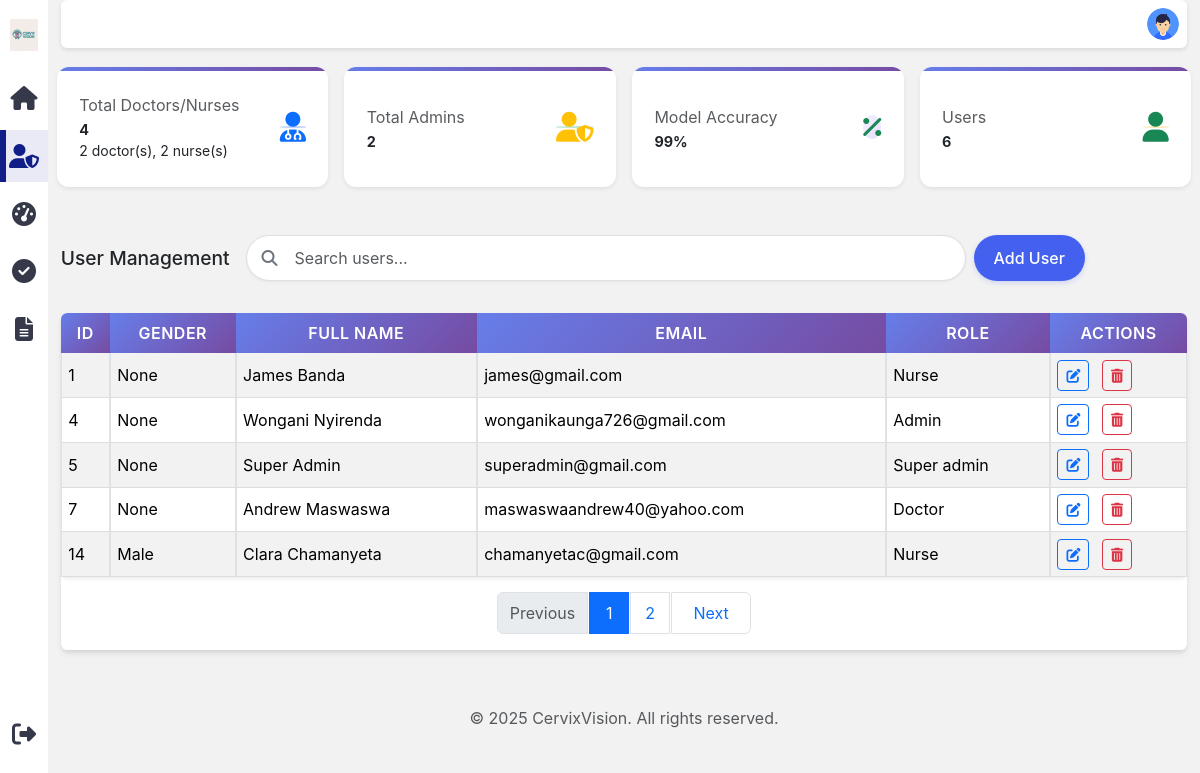
Before: /user-management/admin-dashboard (signed in) with the older database file.
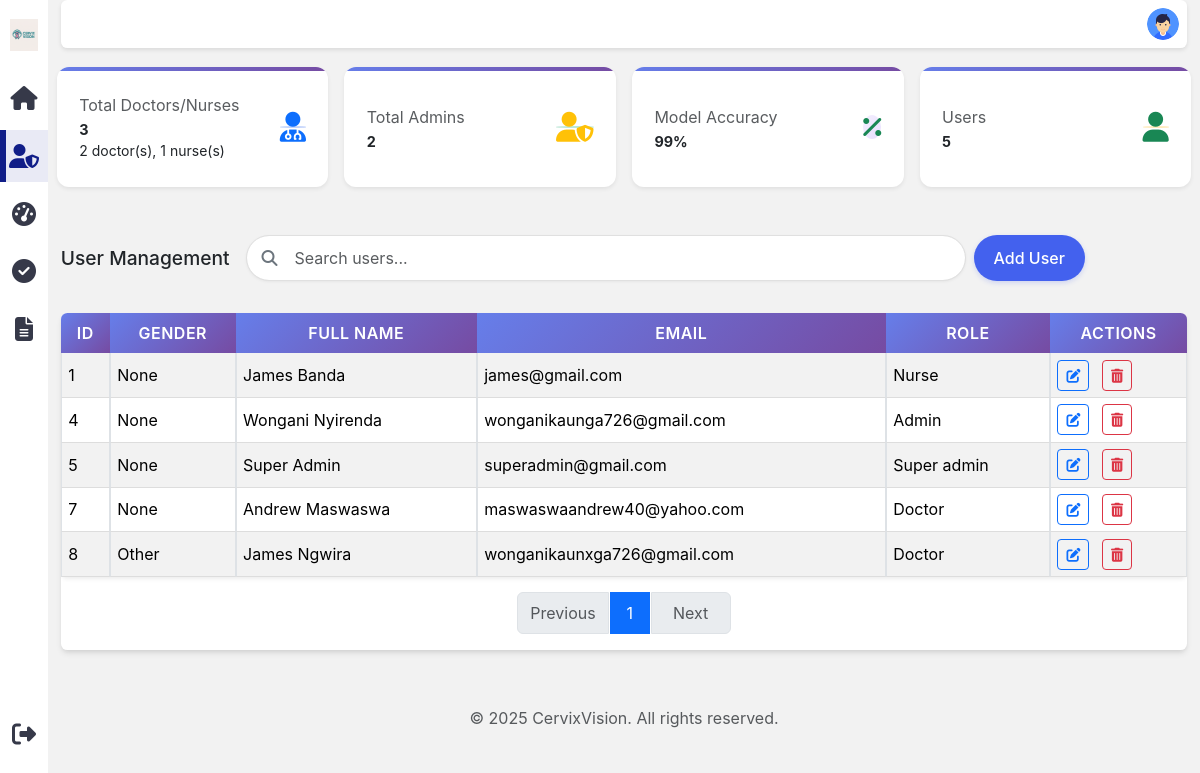
After: the same page with the newer database file.
### appPackage/models.py (models this page shows, shortened)
class User(db.Model, UserMixin):
    __tablename__ = "users"
    id = db.Column(db.Integer, primary_key=True)
    f_name = db.Column(db.String(120), nullable=False)
    surname = db.Column(db.String(120), nullable=False)
    email = db.Column(db.String(120), unique=True, nullable=False)
    password_hash = db.Column(db.String(128), nullable=False)
    role = db.Column(db.String(20), default="user")
    gender = db.Column(db.String(10), nullable=True)  # Optional field
    date_joined = db.Column(db.DateTime, default=datetime.now())
    predictions = db.relationship(
        "Prediction", backref="user", lazy=True, cascade="all, delete-orphan"
    )
    feedbacks = db.relationship(
        "Feedback", backref="user", lazy=True, cascade="all, delete-orphan"
    )

### appPackage/user_management/routes.py (the view)
@user_management.route("/admin-dashboard", methods=["GET", "POST"])
@login_required
@role_required("admin", "super admin")
def admin():
    title = "Admin Panel"
    counts = db.session.query(
        func.sum(case((User.role.in_(["doctor", "nurse"]), 1), else_=0)).label(
            "doctor_nurse_count"
        ),
        func.sum(case((User.role.in_(["admin", "super admin"]), 1), else_=0)).label(
            "admin_superadmin_count"
        ),
        func.count(User.id).label("total_users"),
    ).first()
    role_counts = (
        db.session.query(User.role, func.count(User.id)).group_by(User.role).all()
    )
    stats = {
        "doctor_nurse_count": counts.doctor_nurse_count or 0,
        "admin_superadmin_count": counts.admin_superadmin_count or 0,
        "total_users": counts.total_users or 0,
        "role_counts": dict(role_counts),
        "doctor_count": next(
            (count for role, count in role_counts if role == "doctor"), 0
        ),
        "nurse_count": next(
            (count for role, count in role_counts if role == "nurse"), 0
        ),
        "admin_count": next(
            (count for role, count in role_counts if role == "admin"), 0
        ),
        "super_admin_count": next(
            (count for role, count in role_counts if role == "super admin"), 0
        ),
    }
    try:
        page = request.args.get("page", 1, type=int)
        users = User.query.paginate(page=page, per_page=5, error_out=False)
        if page > users.pages and users.pages > 0:
            return redirect(url_for("user_management.admin", page=users.pages))
        if users.total == 0 and page > 1:
            return redirect(url_for("user_management.admin", page=1))
    except Exception as e:
        print(f"Error in admin dashboard: {str(e)}")
        users = User.query.paginate(page=1, per_page=5, error_out=False)
        flash("An error occurred while loading the admin dashboard", "error")
    return render_template(
        "user_management/admin_panel.html", title=title, users=users, stats=stats
    )

### appPackage/models.py (called while the page is built)
@login.user_loader
def loadUser(id):
    return User.query.get(int(id))

### appPackage/user_management/routes.py (called while the page is built)
def role_required(*roles):
    def wrapper(fn):
        @wraps(fn)
        def decorated_view(*args, **kwargs):
            if current_user.role not in roles:
                abort(403)
            return fn(*args, **kwargs)
        return decorated_view
    return wrapper

### appPackage/templates/user_management/admin_panel.html (shortened to what this page needs)
<!DOCTYPE html>
<html lang="en">
  <head>
    <link
      rel="stylesheet"
      href="{{url_for('static', filename='css/fontawesome.css')}}"
    />
    <link
      rel="stylesheet"
      href="{{url_for('static', filename='css/brands.css')}}"
    />
    <link
      rel="stylesheet"
      href="{{url_for('static', filename='css/solid.css')}}"
    />
    <link
      rel="stylesheet"
      href="{{url_for('static', filename='bootstrap/css/bootstrap.min.css')}}"
    />
    <link
      rel="stylesheet"
      href="{{url_for('static', filename='admin_panel.css')}}"
    />
  </head>
  <body class="dark-mode">
    <div class="container">
      <aside>
        <div class="top">
          <a href="{{url_for('main.home')}}"
            ><div class="logo">
              <img
                src="{{url_for('static', filename='CervixVision.png')}}"
                alt="icon"
              />
            </div></a
          >
        </div>
        <div class="sidebar">
          {% if current_user.is_authenticated %} {% if current_user.role in
          ['admin', 'super admin', 'doctor']%}
          <a href="{{url_for('main.home')}}">
            <i class="fas fa-home"></i>
          </a>
          {%if current_user.role in ['admin', 'super admin']%}
          <a href="{{url_for('user_management.admin')}}">
            <i class="fas fa-user-shield"></i>
          </a>
          {%endif%}
          <a href="{{url_for('main.dashboard')}}">
            <i class="fas fa-tachometer-alt"></i>
          </a>
          <a href="{{url_for('main.result_generation')}}">
            <i class="fas fa-check-circle"></i>
          </a>
          {% if current_user.role in ['admin', 'super admin'] %}
          <a href="{{url_for('main.reports')}}">
            <i class="fas fa-file-alt"></i>
          </a>
          {% endif %}
          <a href="{{url_for('auth.logout')}}">
            <i class="fas fa-sign-out-alt"></i>
          </a>
          {% endif %} {% else %}
          <a href="{{url_for('auth.login')}}"> Login </a>
          {% endif %}
        </div>
      </aside>
      <main>
        <div class="right">
          <div class="top">
            <div class="profile-pic">
              <img
                src="{{url_for('static', filename='/profile_pictures/user.png')}}"
                alt="pic"
              />
            </div>
          </div>
        <div class="row g-4 mb-4 metrics-cards">
          <div class="col-12 col-sm-6 col-md-6 col-lg-3">
            <div class="card metric-card shadow-sm border-0">
              <div
                class="card-body d-flex justify-content-between align-items-center"
              >
                <div>
                  <p class="text-muted mb-1">Total Doctors/Nurses</p>
                  <h4 class="fw-bold mb-0">{{ stats.doctor_nurse_count }}</h4>
                  <small>{{ stats.doctor_count }} doctor(s), {{ stats.nurse_count }} nurse(s)</small>
                </div>
                <div class="icon-circle bg-primary-subtle text-primary">
                  <i class="fas fa-user-md fa-lg"></i>
                </div>
              </div>
            </div>
          </div>
          <div class="col-12 col-sm-6 col-md-6 col-lg-3">
            <div class="card metric-card shadow-sm border-0">
              <div
                class="card-body d-flex justify-content-between align-items-center"
              >
                <div>
                  <p class="text-muted mb-1">Total Admins</p>
                  <h4 class="fw-bold mb-0">{{ stats.admin_superadmin_count }}</h4>
                </div>
                <div class="icon-circle bg-success-subtle text-warning">
                  <i class="fas fa-user-shield fa-lg"></i>
                </div>
              </div>
            </div>
          </div>
          <div class="col-12 col-sm-6 col-md-6 col-lg-3">
            <div class="card metric-card shadow-sm border-0">
              <div
                class="card-body d-flex justify-content-between align-items-center"
              >
                <div>
                  <p class="text-muted mb-1">Model Accuracy</p>
                  <h4 class="fw-bold mb-0">99%</h4>
                </div>
                <div class="icon-circle bg-purple-subtle text-success">
                  <i class="fas fa-percentage"></i>
                </div>
              </div>
            </div>
          </div>
          <div class="col-12 col-sm-6 col-md-6 col-lg-3">
            <div class="card metric-card shadow-sm border-0">
              <div
                class="card-body d-flex justify-content-between align-items-center"
              >
                <div>
                  <p class="text-muted mb-1">Users</p>
                  <h4 class="fw-bold mb-0">{{ stats.total_users }}</h4>
                </div>
                <div class="icon-circle bg-warning-subtle text-success">
                  <i class="fas fa-user fa-lg"></i>
                </div>
              </div>
            </div>
          </div>
        </div>
        <div class="d-flex justify-content-between align-items-center mb-2">
          <div class="user-management-header mb-2">
            <div class="d-flex flex-wrap align-items-center justify-content-between gap-3">
                <h3 class="mb-0 flex-shrink-0">User Management</h3>
                <div class="d-flex flex-grow-1 gap-2" style="min-width: 280px;">
                    <div class="search-container flex-grow-1 position-relative">
                        <i class="fas fa-search position-absolute top-50 start-0 translate-middle-y ms-3 text-secondary"></i>
                        <input
                            type="text"
                            class="form-control ps-5"
                            id="user-search"
                            placeholder="Search users..."
                            aria-label="Search users"
                        >
                    </div>
                    <button
                        class="btn btn-primary btn-add-user flex-shrink-0"
                        data-bs-toggle="modal"
                        data-bs-target="#add-user-Modal"
                    >
                        <span class="d-none d-sm-inline">Add User</span>
                    </button>
                </div>
            </div>
          </div>
          </div>
            <div class="table-responsive mt-2">
              <table
                  id="users-table"
                  class="table table-bordered table-hover table-striped align-middle shadow-sm rounded"
              >
                  <thead class="table-primary text-center">
                      <tr>
                          <th scope="col">ID</th>
                          <th scope="col">Gender</th>
                          <th scope="col">Full Name</th>
                          <th scope="col">Email</th>
                          <th scope="col">Role</th>
                          <th scope="col">Actions</th>
                      </tr>
                  </thead>
                  <tbody>
                      {% for user in users.items %}
                      <tr>
                          <td>{{user.id}}</td>
                          <td>{{user.gender}}</td>
                          <td>{{user.f_name | capitalize}} {{user.surname | capitalize}}</td>
                          <td>{{user.email}}</td>
                          <td>{{user.role | capitalize}}</td>
                          <td>
                              <button
                                  class="btn btn-sm btn-outline-primary me-2"
                                  data-bs-toggle="modal"
                                  data-bs-target="#edit-user-Modal{{user.id}}"
                              >
                                  <i class="fas fa-edit"></i>
                              </button>
                              <button
                                  class="btn btn-sm btn-outline-danger"
                                  data-bs-toggle="modal"
                                  data-bs-target="#delete-user-Modal{{user.id}}"
                              >
                                  <i class="fas fa-trash-alt"></i>
                              </button>
                          </td>
                      </tr>
                      {% endfor %}
                  </tbody>
              </table>
              <nav aria-label="Page navigation" class="mt-2">
                <ul class="pagination justify-content-center">
                    <li class="page-item {% if not users.has_prev %}disabled{% endif %}">
                        <a class="page-link" href="{% if users.has_prev %}{{ url_for('user_management.admin', page=users.prev_num) }}{% else %}#{% endif %}" aria-label="Previous">
                            <span aria-hidden="true">Previous</span>
                        </a>
                    </li>
                    {% for page_num in users.iter_pages(left_edge=1, right_edge=1, left_current=1, right_current=2) %}
                        {% if page_num %}
                            <li class="page-item {% if users.page == page_num %}active{% endif %}">
                                <a class="page-link" href="{{ url_for('user_management.admin', page=page_num) }}">{{ page_num }}</a>
                            </li>
                        {% else %}
                            <li class="page-item disabled"><span class="page-link">...</span></li>
                        {% endif %}
                    {% endfor %}
                    <li class="page-item {% if not users.has_next %}disabled{% endif %}">
                        <a class="page-link" href="{% if users.has_next %}{{ url_for('user_management.admin', page=users.next_num) }}{% else %}#{% endif %}" aria-label="Next">
                            <span aria-hidden="true">Next</span>
                        </a>
                    </li>
                </ul>
              </nav>
          </div>
        </div>
        <div>
          <footer class="text-center py-2 mt-3 w-100">
            <p class="text-muted mb-0">
              &copy; 2025 CervixVision. All rights reserved.
            </p>
          </footer>
        </div>
        </div>
  </body>
</html>

### appPackage/static/css/brands.css (style rules this page uses)
:root, :host { --fa-style-family-brands: 'Font Awesome 6 Brands'; --fa-font-brands: normal 400 1em/1 'Font Awesome 6 Brands'; }

### appPackage/static/css/solid.css (style rules this page uses)
:root, :host { --fa-style-family-classic: 'Font Awesome 6 Free'; --fa-font-solid: normal 900 1em/1 'Font Awesome 6 Free'; }
.fas, .fa-solid { font-weight: 900; }

### appPackage/templates/user_management/admin_panel.html (style rules this page uses)
.metric-card { border-radius: 0.75rem; transition: transform 0.3s ease; min-height: 120px; background-color: #ffffff; padding: 1rem; }
.user-management-header { padding: 0.5rem 0; }
.search-container { position: relative; flex-grow: 1; min-width: 60vw; transition: all 0.3s ease; }
#user-search { border-radius: 50px; padding-left: 2.5rem; border: 1px solid #e0e0e0; transition: all 0.3s cubic-bezier(0.25, 0.8, 0.25, 1); height: 46px; background-color: white; box-shadow: 0 1px 3px rgba(0,0,0,0.05); }
.btn-add-user { border-radius: 50px; height: 46px; padding: 0.5rem 1.25rem; font-weight: 500; display: flex; align-items: center; justify-content: center; gap: 0.5rem; background-color: #4361ee; border: none; box-shadow: 0 2px 5px rgba(67, 97, 238, 0.2); transition: all 0.3s ease; }
.pagination { margin-top: 15px; }
.page-item.active .page-link { background-color: #0d6efd; border-color: #0d6efd; }
.page-link { padding: 0.5rem 0.75rem; margin: 0 2px; min-width: 40px; text-align: center; }
.page-item:first-child .page-link, .page-item:last-child .page-link { min-width: 80px; }

Changed rows visible on the page:
removed User: id "14", gender "Male", f_name "Clara", surname "Chamanyeta", email "chamanyetac@gmail.com", role "Nurse"
added User: id "8", gender "Other", f_name "James", surname "Ngwira", email "wonganikaunxga726@gmail.com", role "Doctor"
Other visible differences:
{{ stats.doctor_nurse_count }}: "4" → "3"
{{ stats.nurse_count }}: "2" → "1"
{{ stats.total_users }}: "6" → "5"
list line gone: "2"
